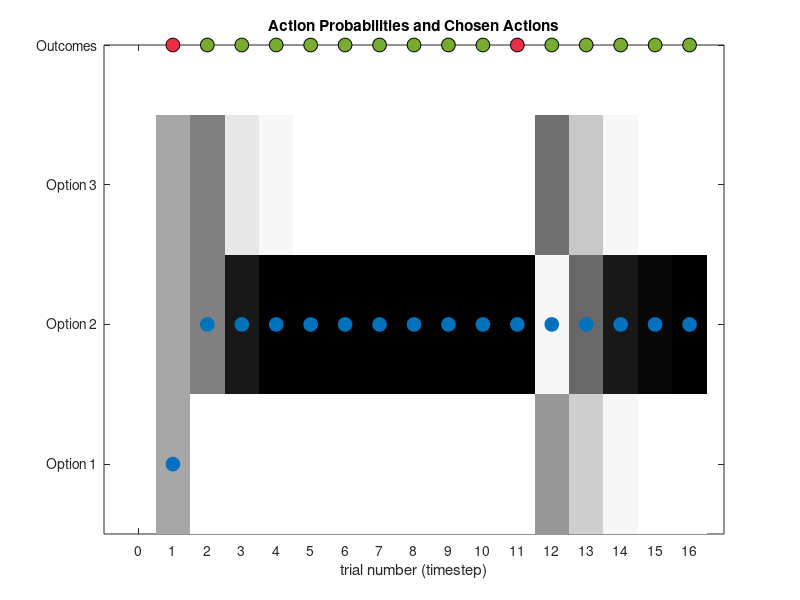

MATLAB code for this plot:
% RL 14: Rescorla-Wagner (RW) 2 learning rates (LR) + 2 forgetting rates (FR) + time-dependent decision noise model 
% 
% Simulation & plotting script for the three-armed bandit (TAB) task 

% Reference: https://pmc.ncbi.nlm.nih.gov/articles/PMC7549782/
%% Set up
% Example block probabilities for a single block.
BlockProbs = [0.4937 0.8078 0.6343; % win probability
              0.5063 0.1922 0.3657];% loss probability

% RW 2LR + 2FR + time-depend decision noise model parameters
% 1) learning rate for wins (range between 0 and 1)
params.alpha_win = 0.5;
% 2) learning rate for losses (range between 0 and 1)
params.alpha_loss = 0.7;
% 3) forgetting rate for wins (range between 0 and 1)
params.psi_win = 0.25;
% 4) forgetting rate for losses (range between 0 and 1)
params.psi_loss = 0.15;
% 5) information bonus (any real value)
params.gamma = 0.01;
% 6) upward shift in overall inverse temperature (range > 0)
params.beta_shift = 5;
% 7) steepness of change in inverse temperature over time (any real value)
params.beta_slope = 0.1;

%% Run simulation

% For a decision task with N choices.
N_CHOICES = 3;
% Total number of trials (T) per block.
T = 16;

% Set up vectors with dimensions for both time and number of choices to keep track of
% components of choice value over time:
expected_value_w_info = zeros(N_CHOICES, T);    % overall expected value
expected_reward_value = zeros(N_CHOICES, T);    % value of expected reward
expected_info_value = zeros(N_CHOICES, T);      % value of expected information gain
last_chosen = zeros(N_CHOICES, T);              % trial number where an action was last taken 

% Represents the probability distribution (P) over choices on each trial.
P = zeros(N_CHOICES, T);

% Empty vectors to store stimulated choices, rewards, action probabilities, and
% prediction error, and beta values.
sim_choices = zeros(1, T);
sim_rewards = zeros(1, T);
action_probabilities = zeros(1, T);
prediction_error_sequence = zeros(1,T);
beta = zeros(1, T);

% For each trial (timestep)...
for t = 1:T
    
    % Compute beta values. 
    beta(t) = params.beta_shift*((t/10).^params.beta_slope);
    
    % Compute expected value for each option.
    expected_info_value(:, t) = (t-last_chosen(:,t));
    expected_value_w_info(:, t) = expected_reward_value(:, t) + params.gamma*expected_info_value(:, t);
    
    % Compute action probabilities.
    P(:, t) = exp(beta(t) * expected_value_w_info(:, t)) / sum(exp(beta(t) * expected_value_w_info(1:N_CHOICES, t)));
    
    % Simulate actions
    choice_at_t = find(rand < cumsum(P(:,t)),1);
    sim_choices(1,t) = choice_at_t;
    
    % Store the probability of chosen action on current trial.
    action_probabilities(t) = P(choice_at_t, t);
    
    % Copy previous values (to keep unchosen choices at
    % the same value from the previous timestep).
    expected_reward_value(:, t + 1) = expected_reward_value(:, t);
    last_chosen(:, t + 1) = last_chosen(:, t);
    last_chosen(choice_at_t, t + 1) = t;
    
    % Simulate rewards.
    outcome = find(rand < cumsum(BlockProbs(:, choice_at_t)), 1); % 1: win, 2: loss
    sim_rewards(1, t) =  -1 * (outcome -2); % 1: win, 0: loss
    
    % Compute prediction error.
    if sim_rewards(1, t) == 1
        prediction_error = sim_rewards(1, t) - expected_reward_value(choice_at_t, t);
    elseif sim_rewards(1, t) == 0
        reward_trans = -1; % transform loss value to -1
        prediction_error = reward_trans - expected_reward_value(choice_at_t, t);
    end
    
    % Update expected reward value of the chosen option.
    if sim_rewards(1, t) == 1
        expected_reward_value(choice_at_t, t+1) = expected_reward_value(choice_at_t, t) + params.alpha_win*prediction_error;
    elseif  sim_rewards(1, t) == 0
        expected_reward_value(choice_at_t, t+1) = expected_reward_value(choice_at_t, t) + params.alpha_loss*prediction_error;
    end
    
    % Forgetting for unchosen options.
    unchose_opt_ls = find([1 2 3] ~= choice_at_t);
    if sim_rewards(1, t) == 1
        expected_reward_value(unchose_opt_ls, t+1) = (1-params.psi_win)*(expected_reward_value(unchose_opt_ls, t));
    elseif  sim_rewards(1, t) == 0
        expected_reward_value(unchose_opt_ls, t+1) = (1-params.psi_loss)*(expected_reward_value(unchose_opt_ls, t));
    end
    
    % Store the value of prediction error. 
    prediction_error_sequence(t) = prediction_error;
    
    % Trims final value in expected reward value (is an extra value beyond
    % trials).
    expected_reward_value = expected_reward_value(:, 1:T);
    
end

%% Plotting
% Plot the choices(blue), outcomes(green/red), and action probabilties (gray scale; darker = higher probability) 
% of all options across trials (timestep).
col = {[0, 0.4470, 0.7410], ...       % blue
       [0.4660, 0.6740, 0.1880], ...  % green
       [0.9350, 0.1780, 0.2840], ...  % red
      };                    
cols = [0:1/32:1; 0:1/32:1; 0:1/32:1]';
MarkerSize = 10;

figure(1)
for i = 1:T
    if sim_rewards(1, i) == 1
        plot(i,4,'o','MarkerSize',MarkerSize,"MarkerEdgeColor", 'black','MarkerFaceColor',col{2})
        hold on
    else
        plot(i,4,'o','MarkerSize',MarkerSize,"MarkerEdgeColor", 'black','MarkerFaceColor',col{3})
        hold on
    end
end

imagesc([1 - P]); colormap(cols) , hold on
plot([sim_choices],'o','MarkerSize',MarkerSize,"MarkerEdgeColor", col{1},'MarkerFaceColor',col{1})
xlabel("trial number (timestep)")
title('Action Probabilities and Chosen Actions')
xlim([-1,T+1])
set(gca, 'XTick', [0:T]),
set(gca, 'YTick', [1:4]), set(gca, 'YTickLabel', {'Option 1','Option 2','Option 3' 'Outcomes' })
